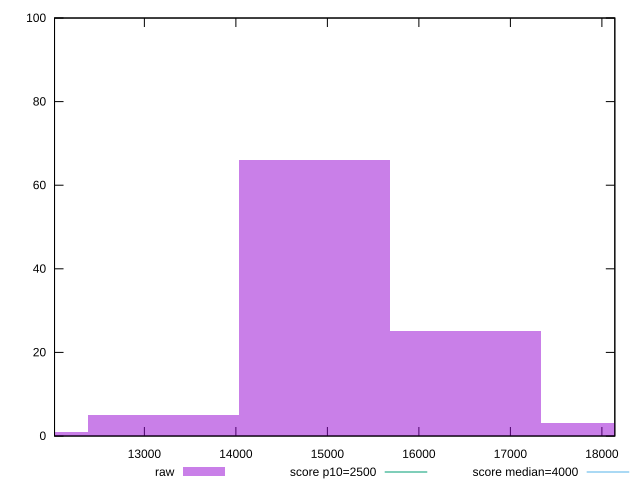

Reproduce this figure in gnuplot.
reset

$raw <<EOF
11554.00343806063 1
14855.147277506527 66
16505.719197229475 25
13204.575357783579 5
18156.29111695242 3
EOF

set key outside below
set boxwidth 1650.5719197229473
set xrange [12018.123499999998:18141.322]
set yrange [0:100]
set trange [0:100]
set style fill transparent solid 0.5 noborder

set parametric
set terminal svg size 640, 490 enhanced background rgb 'white'
set output "report_00015_2021-02-09T16-11-33.973Z/largest-contentful-paint/samples/pages+cached/raw/histogram.svg"

plot $raw title "raw" with boxes, \
     2500,t title "score p10=2500", \
     4000,t title "score median=4000"

reset
